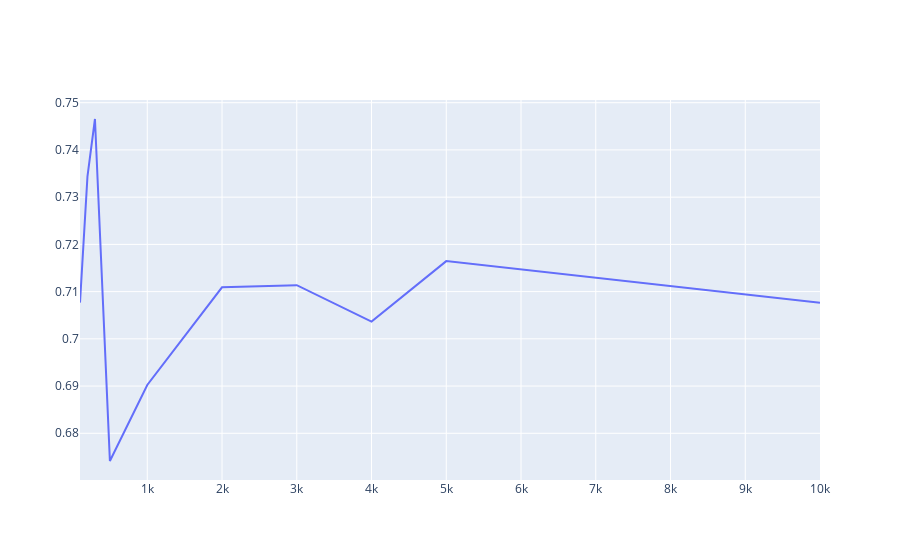

Notebook source saved alongside this figure:
### Code cell
r_line

### Figure 1 — Plotly figure (JSON) as saved in the notebook; plotly's stock layout.template omitted (floating-point values rounded to 4 significant figures)
{"data": [{"mode": "lines", "type": "scatter", "x": [100, 200, 300, 500, 1000, 2000, 3000, 4000, 5000, 10000], "y": [0.7077, 0.7344, 0.7465, 0.6741, 0.6902, 0.7109, 0.7114, 0.7036, 0.7165, 0.7076]}], "layout": {}}
